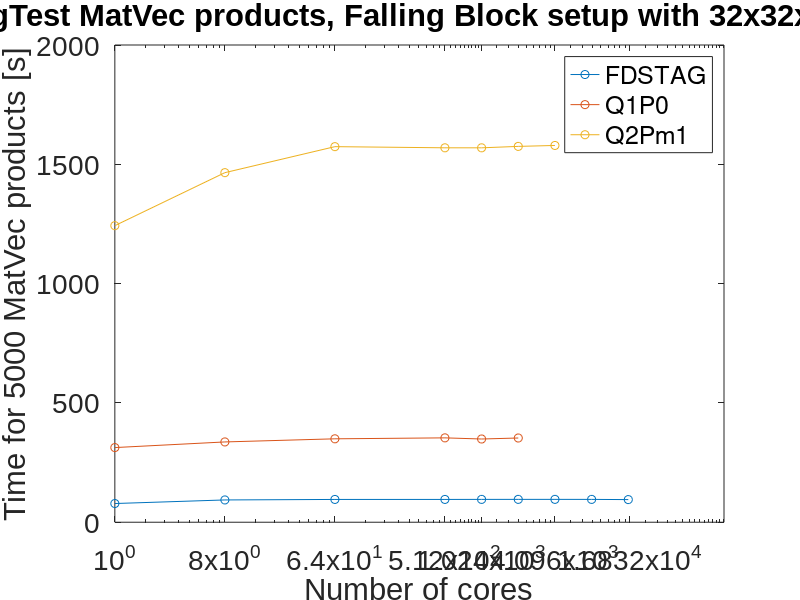
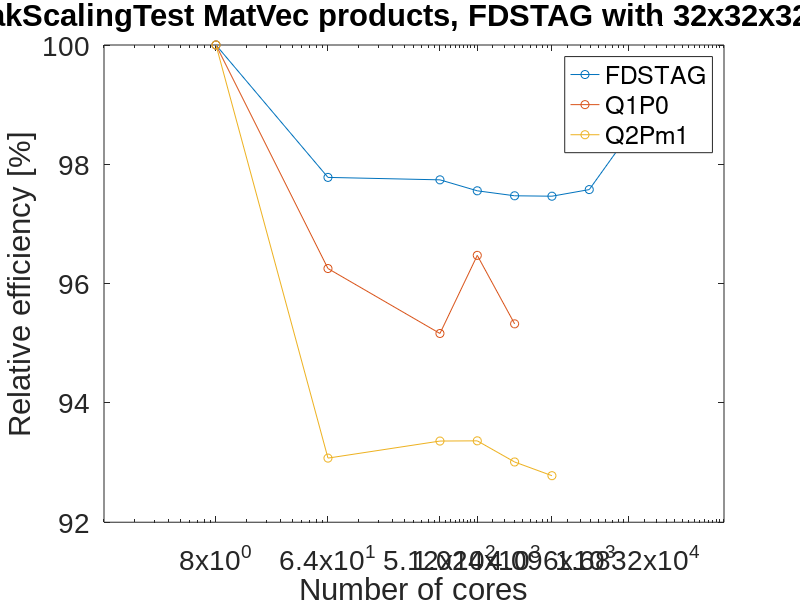

MATLAB code to generate these figures, in order:
%WeakScalingTests_MatVec_JUQUEEN
%
% This summarizes scaling tests performed on JUQUEEN to test the Mat-Vec
% multiplication performance of LaMEM. This test is useful as the code
% cannot scale better than the performance of Mat-Vec products.

clear

fnt_size = 20;
fnd_name = 'arial';

% TEST 1:
% 
% Falling Block test, FDSTAG, 5000 MatVec products

Cores               = [1        8       64      512      1024      2048    4096   8192    16384];
Time_FDSTAG         = [78.4     93.4    95.52   95.56    95.74     95.822  95.829 95.72   94.87]
Time_Q1P0           = [312.9    336.5   349.6   353.6    348.8     353.0   NaN    NaN     NaN]
Time_Q2Pm1          = [1242.9   1465    1574    1569.18  1569.12   1575.1  1579   NaN     NaN]


relTime_FDSTAG      =   Time_FDSTAG(2)./Time_FDSTAG*100;
relTime_Q1P0        =   Time_Q1P0(2)./Time_Q1P0*100;
relTime_Q2Pm1       =   Time_Q2Pm1(2)./Time_Q2Pm1*100;


% Create plot
figure(1), clf
semilogx(Cores,Time_FDSTAG,'o-',...
         Cores,Time_Q1P0,'o-',...
         Cores,Time_Q2Pm1,'o-')
set(gca,'XTick', [1 8 64 512 1024 4096 16832])
xlabel('Number of cores','Fontsize',fnt_size,'FontName',fnd_name)
ylabel('Time for 5000 MatVec products [s]','Fontsize',fnt_size,'FontName',fnd_name)

legend('FDSTAG','Q1P0','Q2Pm1')
title('WeakScalingTest MatVec products, Falling Block setup with 32x32x32 nodes/core','Fontsize',fnt_size,'FontName',fnd_name)
set(gca,'Fontsize',fnt_size,'FontName',fnd_name)


figure(2), clf
semilogx(Cores(2:end),relTime_FDSTAG(2:end),'o-',...
         Cores(2:end),relTime_Q1P0  (2:end),'o-',...
         Cores(2:end),relTime_Q2Pm1 (2:end),'o-')

set(gca,'XTick', [8 64 512 1024 4096 16832])
xlabel('Number of cores','Fontsize',fnt_size,'FontName',fnd_name)
ylabel('Relative efficiency [%]','Fontsize',fnt_size,'FontName',fnd_name)
legend('FDSTAG','Q1P0','Q2Pm1')


title('WeakScalingTest MatVec products, FDSTAG with 32x32x32/core','Fontsize',fnt_size,'FontName',fnd_name)
set(gca,'Fontsize',fnt_size,'FontName',fnd_name)
